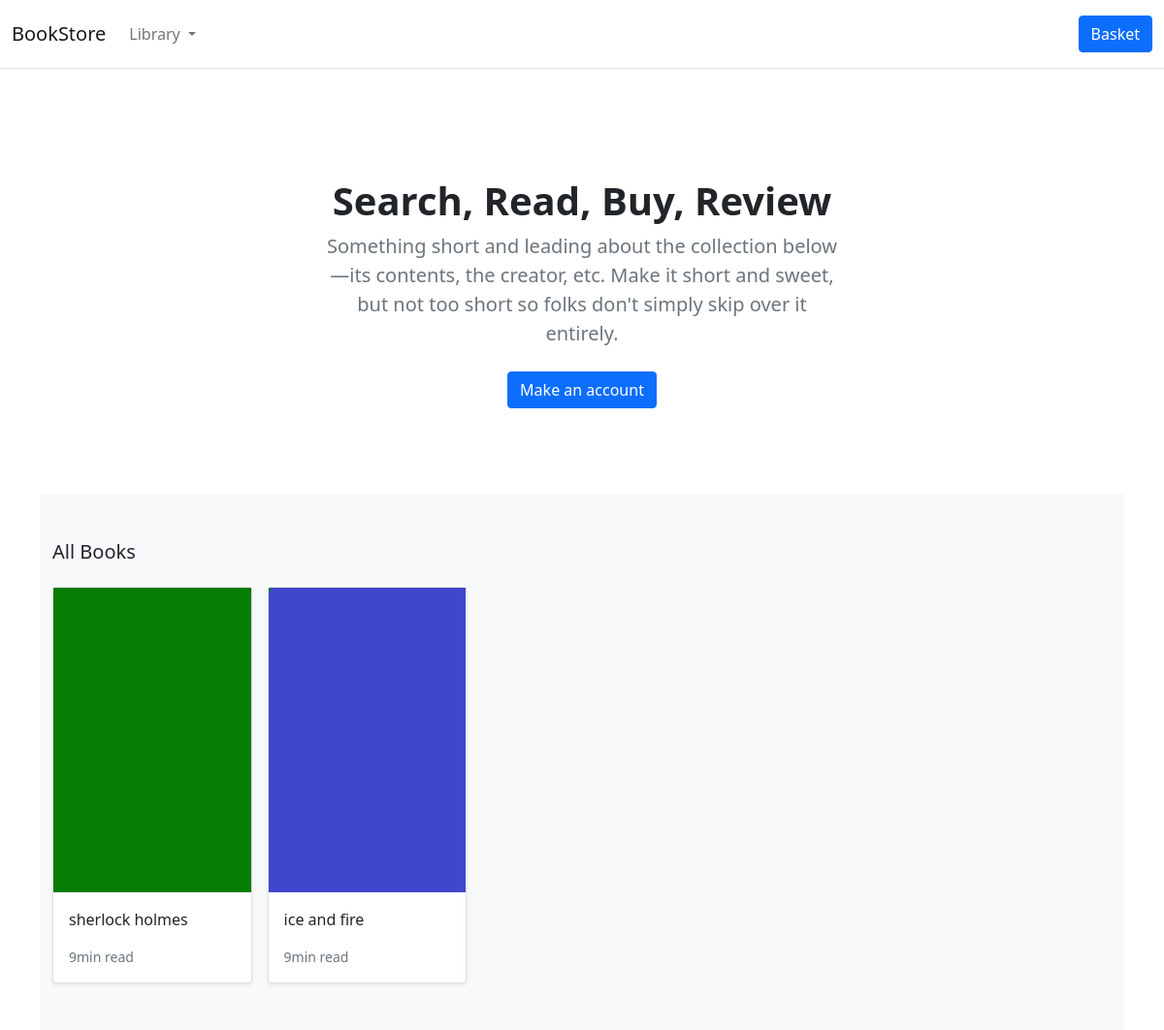
The app's page /, older data.
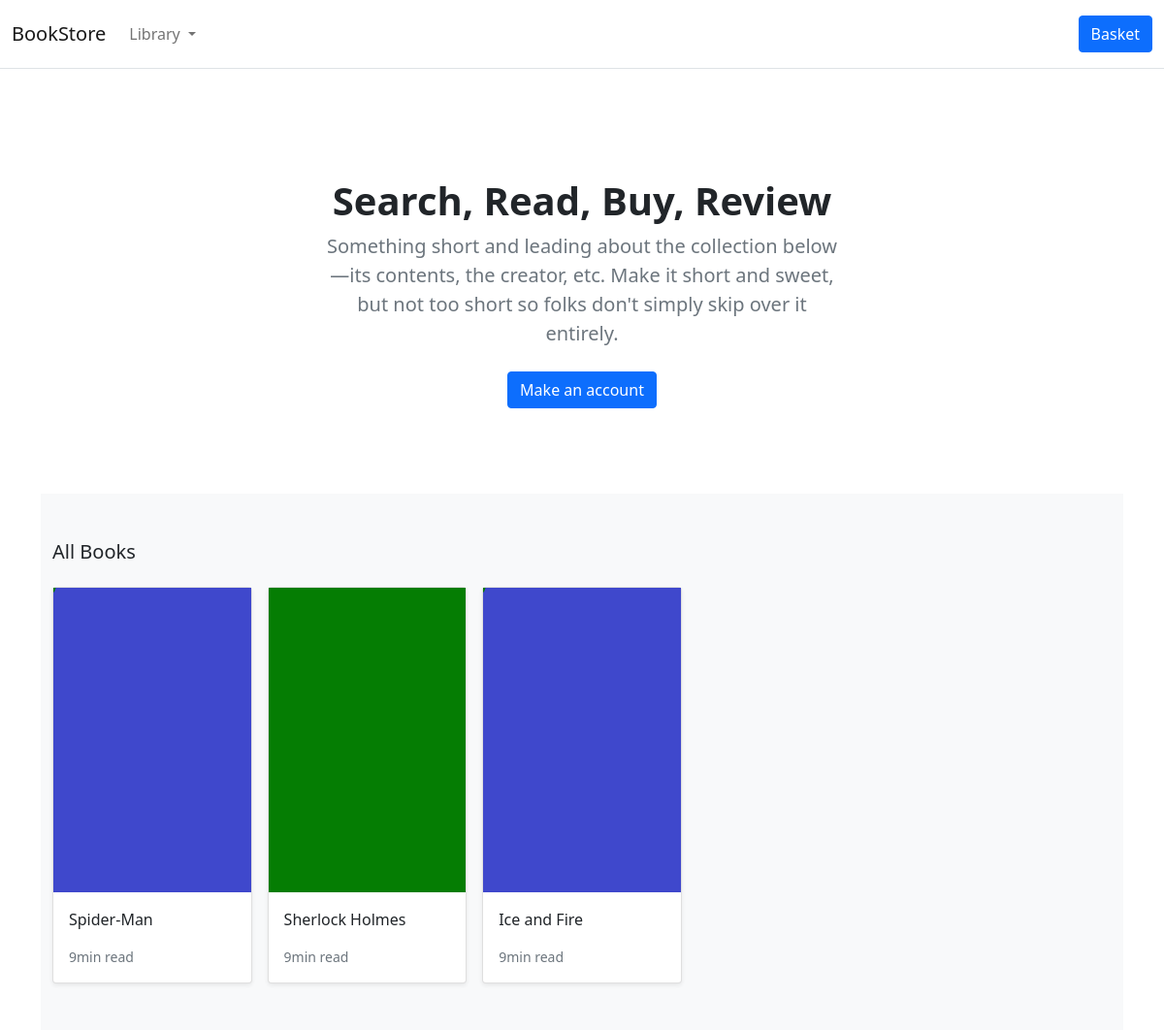
The same page, newer data.
### store/models.py (models this page shows, shortened)
class Product(models.Model):
    category = models.ForeignKey(Category, related_name='product', on_delete=models.CASCADE)
    created_by = models.ForeignKey(User, related_name='product_creator', on_delete=models.CASCADE)
    title = models.CharField(max_length=255)
    author = models.CharField(max_length=255, default='admin')
    description = models.TextField(blank=True)
    image = models.ImageField(upload_to='images/', default='images/default.png')
    slug = models.SlugField(max_length=255)
    price = models.DecimalField(max_digits=4, decimal_places=2)
    in_stock = models.BooleanField(default=True)
    is_active = models.BooleanField(default=True)
    created = models.DateTimeField(auto_now_add=True)
    updated = models.DateTimeField(auto_now_add=True)
    objects = models.Manager()
    products = ProductManager()
    class Meta:
        verbose_name_plural = 'Products'
        ordering = ('-created',)
    def get_absolute_url(self):
        return reverse('store:product_detail', args=[self.slug])

### store/views.py (the view)
# urls.py: path('', views.products_all, name='products_all'),
def products_all(request):
    products = Product.products.all()
    return render(request, 'store/home.html', {'products': products})

### store/context_processors.py (called while the page is built)
def categories(requests):
    return {
        'categories': Category.objects.all(),
    }

### store/models.py (called while the page is built)
    def get_queryset(self):
        return super(ProductManager, self).get_queryset().filter(is_active=True)

    def get_absolute_url(self):
        return reverse('store:category_list', args=[self.slug])

### templates/store/home.html (shortened to what this page needs)
{% extends './base.html' %}
{% load static %}
{% block content %}
<div class="container">
    <main class="pt-5">
    <section class="py-5 text-center container">
      <div class="row py-lg-3">
        <div class="col-lg-6 col-md-8 mx-auto">
          <h1 class="h1 fw-bold">Search, Read, Buy, Review</h1>
          <p class="lead text-muted">Something short and leading about the collection below—its contents, the creator,
            etc. Make it short and sweet, but not too short so folks don't simply skip over it entirely.</p>
          <p>
            <a href="#" class="btn btn-primary my-2">Make an account</a>
          </p>
        </div>
      </div>
    </section>
    <div class="album py-5 bg-light">
      <div class="container">
        <div class="pb-3 h5">All Books</div>
        <div class="row row-cols-1 row-cols-sm-2 row-cols-md-5 g-3">
          {% for product in products %}
          <div class="col">
            <div class="card shadow-sm">
              <img class="img-fluid" alt="Responsive image" src="{{ product.image.url }}">
              <div class="card-body">
                <p class="card-text">
                  <a class="text-dark text-decoration-none" href="{{ product.get_absolute_url }}">{{ product.title }}</a>
                </p>
                <div class="d-flex justify-content-between align-items-center">
                  <small class="text-muted">9min read</small>
                </div>
              </div>
            </div>
          </div>
          {% endfor %}
        </div>
      </div>
    </div>
  </main>
</div>
{% endblock content %}

### templates/store/base.html (shortened to what this page needs)
{% load static %}
<!DOCTYPE html>
<html>
<head>
    <link href="https://cdn.jsdelivr.net/npm/bootstrap@5.0.0-beta1/dist/css/bootstrap.min.css" rel="stylesheet">
</head>
<body>
    <header>
        <nav class="navbar navbar-expand-md navbar-light bg-white border-bottom">
            <div class="container-fluid">
                <a class="navbar-brand" href="/">BookStore</a>
                <div class="collapse navbar-collapse" id="navbarCollapse">
                    <ul class="navbar-nav me-auto mb-2 mb-md-0">
                        <li class="nav-item dropdown">
                            <a class="nav-link dropdown-toggle" href="#" id="navbarDropdown" role="button"
                                data-bs-toggle="dropdown" aria-expanded="false">
                                Library
                            </a>
                        </li>
                    </ul>
                    <a href="{% url "basket:basket_summary" %}" class="btn btn-primary my-2">Basket</a>
                </div>
            </div>
        </nav>
    </header>
    <div id="content">{% block content %} {% endblock %}</div>
</body>
</html>

Row changes from the older to the newer data that the page shows:
added Product: image (placeholder picture), title "Spider-Man"
changed Product: title "sherlock holmes" → "Sherlock Holmes"
changed Product: title "ice and fire" → "Ice and Fire"
